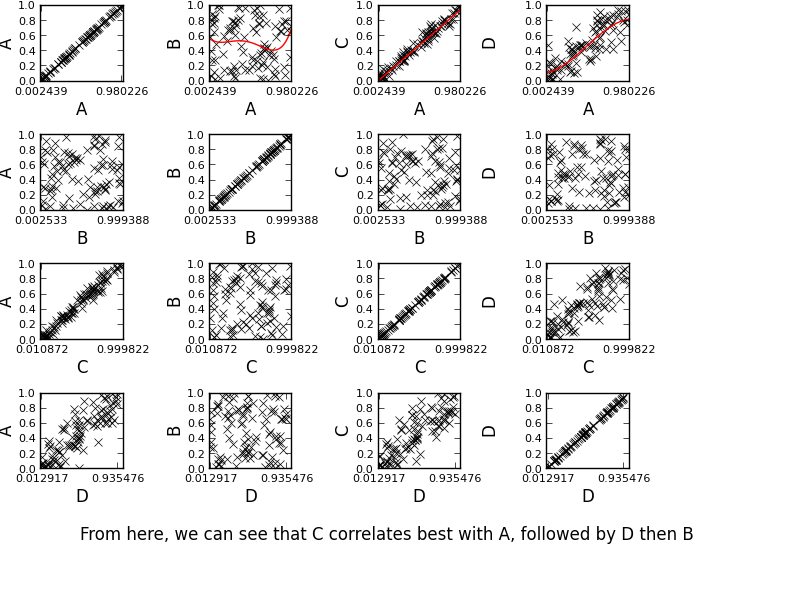

Reproduce this figure in Python.
import numpy as np
import matplotlib.pyplot as plt

finput = open('Hw1data/genes.dat','r')
name = finput.readline()
name = name.split(',')
ngenes = len(name)+1
data = ngenes*[[] for _ in range(len(name))]
for line in finput:
	tokens = line.split(',')
	for i in range(len(name)):
		data[i].append(float(tokens[i]))

fig = plt.figure()
for i in range(len(name)):
	for j in range(len(name)):
		graph = fig.add_subplot(ngenes,ngenes,i*ngenes+j+1)
		plt.plot(data[i],data[j],'kx')
		graph.set_xlabel(name[i])
		graph.set_ylabel(name[j])
		plt.xticks([min(data[i]), max(data[i])])
		for tick in graph.xaxis.get_major_ticks():
			tick.label.set_fontsize(8)
		for tick in graph.yaxis.get_major_ticks():
                        tick.label.set_fontsize(8)
		
		#include best fit lines for C, D, and B
		if j==2 and i==0:
			coeffs = np.polyfit(data[i],data[j],1)
			print coeffs
			x2 = np.arange(min(data[i])-0.01,max(data[i])+0.01, .01)
			y2 = np.polyval(coeffs,x2)
			plt.plot(x2,y2,'r')
                if j==3 and i==0:
                        coeffs = np.polyfit(data[i],data[j],3)
                        print coeffs
                        x2 = np.arange(min(data[i])-0.01,max(data[i])+0.01, .01)
                        y2 = np.polyval(coeffs,x2)
                        plt.plot(x2,y2,'r')
                if j==1 and i==0:
                        coeffs = np.polyfit(data[i],data[j],5)
                        print coeffs
                        x2 = np.arange(min(data[i])-0.01,max(data[i])+0.01, .01)
                        y2 = np.polyval(coeffs,x2)
                        plt.plot(x2,y2,'r')

fig.tight_layout(pad=0.1)
fig.text(.1,0.1,'From here, we can see that C correlates best with A, followed by D then B')
plt.show()
fig.savefig('p4.png')
